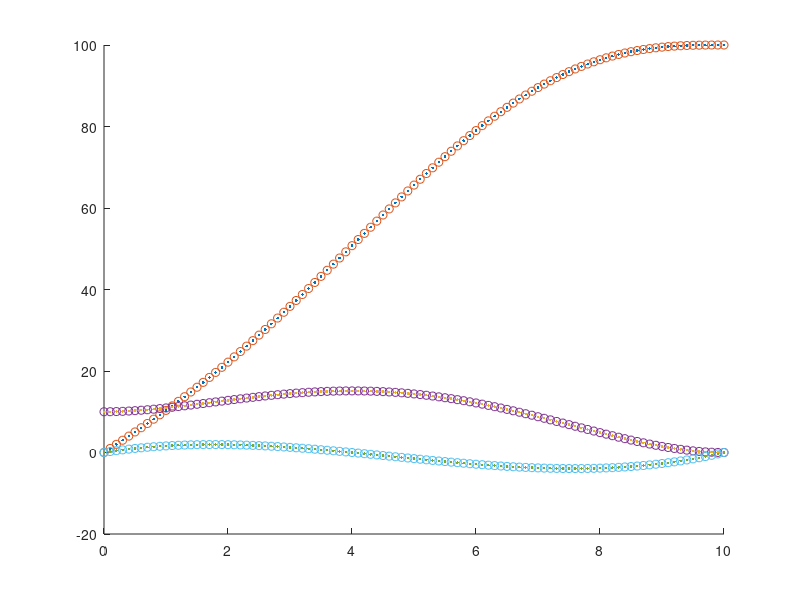

Here is the MATLAB script that generated this plot:
function line_tracker_min_jerk_numerical_issues()
% line_track_min_jerk_numerical_issues
%
% Written by Justin Thomas, 5/6/2016

total_t = 10;

% Boundary conditions
bcs = [
    0;    % xo
    100;  % xf
    10;   % vo
    0;    % vf
    0;    % ao
    0];   % af

x_old = current_method(total_t, bcs);
x_new = new_method(total_t, bcs);

%% Evaluate

tvec = 0:total_t/100:total_t;

eval_old = evaluate_poly(x_old, tvec);

eval_new = evaluate_poly(x_new, tvec / total_t);

% Scale position (not needed)
eval_new(1,:) = eval_new(1,:);
% Scale velocity
eval_new(2,:) = 1 / total_t * eval_new(2,:);
% Scale acceleration
eval_new(3,:) = 1 / total_t^2 * eval_new(3,:);

close
figure;
hold all;
for idx = 1:3
    plot(tvec, eval_old(idx,:), '.');
    plot(tvec, eval_new(idx,:), 'o');
end

end

function [x] = current_method(total_t, bcs)

dt = total_t;
dt2 = dt^2;
dt3 = dt^3;
dt4 = dt^4;
dt5 = dt^5;

% syms dt dt2 dt3 dt4 dt5 real;

A = [ 1,  0,      0,       0,        0,        0;
      1, dt,    dt2,     dt3,      dt4,      dt5;
      0,  1,      0,       0,        0,        0;
      0,  1, 2 * dt, 3 * dt2,  4 * dt3,  5 * dt4;
      0,  0,      2,       0,        0,        0;
      0,  0,      2,  6 * dt, 12 * dt2, 20 * dt3];
  
disp(['Old method, condition number:', num2str(cond(A))]);

x = A \ bcs;

end

function x = new_method(total_t, bcs)

% Assume dt = 1
A = [ 1,  0,  0,  0,  0,  0;
      1,  1,  1,  1,  1,  1;
      0,  1,  0,  0,  0,  0;
      0,  1,  2,  3,  4,  5;
      0,  0,  2,  0,  0,  0;
      0,  0,  2,  6, 12, 20];

% To get a non-numerical solution to inv(A)
% syms a b c d e f g h real;
% A = [ a,  0,  0,  0,  0,  0;
%       a,  a,  a,  a,  a,  a;
%       0,  a,  0,  0,  0,  0;
%       0,  a,  b,  c,  d,  e;
%       0,  0,  b,  0,  0,  0;
%       0,  0,  b,  f,  g,  h];
% Ainv = subs(simplify(inv(A)), {'a','b','c','d','e','f','g','h'}, {1,2,3,4,5,6,12,20})
% 
% A_yaw = [ 1,  0,  0,  0;
%           1,  1,  1,  1;
%           0,  1,  0,  0;
%           0,  1,  2,  3];
% 
% A_yaw_inv = inv(A_yaw);
  
%% Scale derivatives so the boundary conditions are correct despite the time scaling

% We can scale the rows of A or we can scale the boundary conditions. The nice
% thing about scaling boundary conditions is that we can precompute inv(A).

% A([3,4],:) = 1 / total_t   * A([3,4],:);  % Velocities
% 
% A([5,6],:) = 1 / total_t^2 * A([5,6],:);  % Accelerations

disp(['New method, condition number:', num2str(cond(A))]);

bcs([3,4]) = total_t   * bcs([3,4]);        % Velocities
bcs([5,6]) = total_t^2 * bcs([5,6]);        % Accelerations

x = A \ bcs;

end

function b = evaluate_poly(coeffs, t)

n = length(t);

% Make sure t is in the 3rd dimension
t = reshape(t(:),[1,1,n]);

l = ones(1,1,n);
o = zeros(1,1,n);

A = [...
     l, t, t.^2,   t.^3,    t.^4,    t.^5;
     o, l,  2*t, 3*t.^2,  4*t.^3,  5*t.^4;
     o, o,  2*l,    6*t, 12*t.^2, 20*t.^3;
     o, o,    o,    6*l,    24*t, 60*t.^2];
 
b = zeros(size(A,1),n);
for idx = 1:n
    b(:,idx) = A(:,:,idx) * coeffs;
end

end